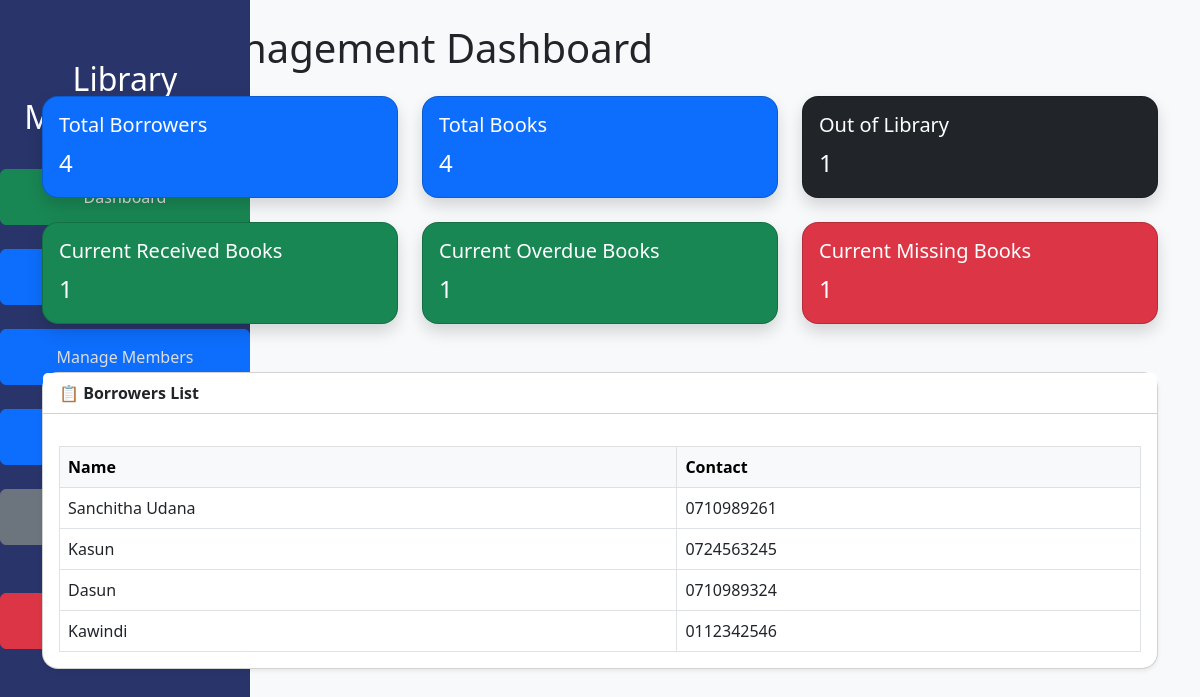
Page /dashboard.php on the committed database.
### tables this page shows
CREATE TABLE `borrowers` (
  `nic` varchar(20) NOT NULL,
  `name` varchar(100) NOT NULL,
  `email` varchar(100) NOT NULL,
  `contact` varchar(50) NOT NULL
);

### dashboard.php (the view, shortened to what this page needs)
<?php
include "./db.php";
$borrowers = $conn->query("SELECT * FROM borrowers");
$totalBorrowers = $conn->query("SELECT COUNT(*) as total FROM borrowers")->fetch_assoc()['total'];
$totalBooks = $conn->query("SELECT COUNT(*) as total FROM book")->fetch_assoc()['total'];
$totalIssued = $conn->query("SELECT COUNT(*) as total FROM borrowing WHERE status='issued'")->fetch_assoc()['total'];
$totalReceived = $conn->query("SELECT COUNT(*) as total FROM borrowing WHERE status='received'")->fetch_assoc()['total'];
$totalOverdue = $conn->query("SELECT COUNT(*) as total FROM borrowing WHERE status='over due'")->fetch_assoc()['total'];
$totalMissing = $conn->query("SELECT COUNT(*) as total FROM borrowing WHERE status='missing'")->fetch_assoc()['total'];
?>
<!DOCTYPE html>
<html>
<head>
    <link href="https://cdn.jsdelivr.net/npm/bootstrap@5.3.0/dist/css/bootstrap.min.css" rel="stylesheet">
    <link rel="stylesheet" href="./sidebar.css">
</head>
<body class="bg-light">
<?php include("./sidebar.php"); ?>
<div class="container mt-4 mb-5">
    <h1 class="mb-4">Library Management Dashboard</h1>
    <div class="row g-4">
        <div class="col-lg-4 col-md-6 col-12">
            <div class="card text-white bg-primary shadow">
                <div class="card-body">
                    <h5 class="card-title">Total Borrowers</h5>
                    <p class="card-text fs-4"><?= $totalBorrowers ?></p>
                </div>
            </div>
        </div>
        <div class="col-lg-4 col-md-6 col-12">
            <div class="card text-white bg-primary shadow">
                <div class="card-body">
                    <h5 class="card-title">Total Books</h5>
                    <p class="card-text fs-4"><?= $totalBooks ?></p>
                </div>
            </div>
        </div>
        <div class="col-lg-4 col-md-6 col-12">
            <div class="card text-white bg-dark shadow">
                <div class="card-body">
                    <h5 class="card-title">Out of Library</h5>
                    <p class="card-text fs-4"><?= $totalIssued ?></p>
                </div>
            </div>
        </div>
        <div class="col-lg-4 col-md-6 col-12">
            <div class="card text-white bg-success shadow">
                <div class="card-body">
                    <h5 class="card-title">Current Received Books</h5>
                    <p class="card-text fs-4"><?= $totalReceived ?></p>
                </div>
            </div>
        </div>
        <div class="col-lg-4 col-md-6 col-12">
            <div class="card text-white bg-success shadow">
                <div class="card-body">
                    <h5 class="card-title">Current Overdue Books</h5>
                    <p class="card-text fs-4"><?= $totalOverdue ?></p>
                </div>
            </div>
        </div>
        <div class="col-lg-4 col-md-6 col-12">
            <div class="card text-white bg-danger shadow">
                <div class="card-body">
                    <h5 class="card-title">Current Missing Books</h5>
                    <p class="card-text fs-4"><?= $totalMissing ?></p>
                </div>
            </div>
        </div>
    </div>
    <div class="card mt-5 shadow-sm">
        <div class="card-header bg-white fw-bold">📋 Borrowers List</div>
        <div class="card-body table-responsive">
            <table class="table table-bordered table-hover mb-0">
                <thead class="table-light">
                    <tr>
                        <th>Name</th>
                        <th>Contact</th>
                    </tr>
                </thead>
                <tbody>
                    <?php while($row = $borrowers->fetch_assoc()): ?>
                        <tr>
                            <td><?= $row['name'] ?></td>
                            <td><?= $row['contact'] ?></td>
                        </tr>
                    <?php endwhile; ?>
                </tbody>
            </table>
        </div>
    </div>
</div>
</body>
</html>

### sidebar.css (style rules this page uses)
body { min-height: 100vh; display: flex; }

### dashboard.php (style rules this page uses)
body { overflow-x: hidden; }
.card { border-radius: 1rem; }
.table-responsive { margin-top: 1rem; }

### rows in the picture
borrowers: name "Sanchitha Udana", contact "0710989261"
borrowers: name "Kasun", contact "0724563245"
borrowers: name "Dasun", contact "0710989324"
borrowers: name "Kawindi", contact "0112342546"

### other values in the picture
$totalBorrowers "4"
$totalBooks "4"
$totalIssued "1"
$totalReceived "1"
$totalOverdue "1"
$totalMissing "1"
